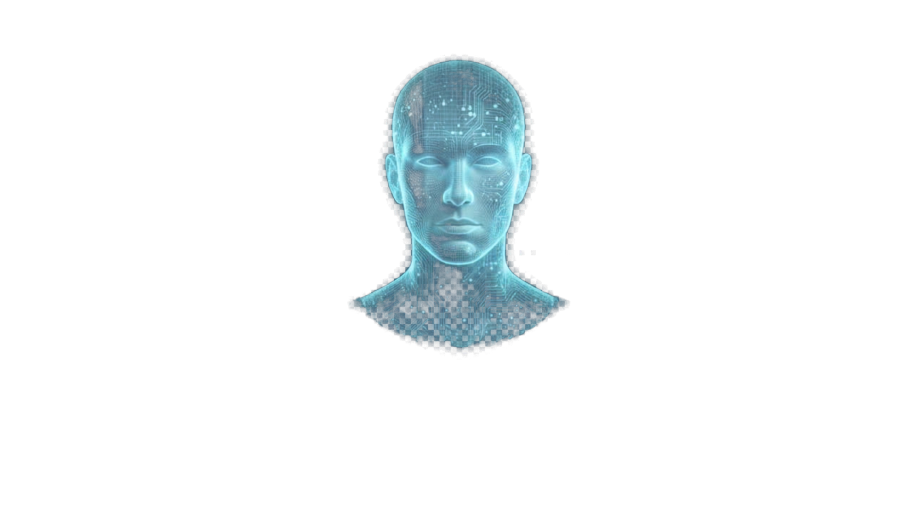
#> input picture viewer/assets/jarvis-hologram.png, 2752 x 1536 px (shown at 1/3 size)
$ python build-hologram-lights.py
#> lines starting #> are read from the running program, lines starting #| are printed output that depends on the picture
#!/usr/bin/env python3
"""Génère les calques lumineux (yeux, bouche) alignés sur jarvis-hologram.png.

Les trois images partagent le même cadre 1376×768 (exporté en 2×) : affichées avec
le même `object-fit: cover`, elles restent alignées quel que soit l'écran.

Prérequis (hors exécution de l'application) : Pillow et numpy.
    python3 tools/build-hologram-lights.py
"""
from __future__ import annotations

from pathlib import Path

import numpy as np
from PIL import Image

ROOT = Path(__file__).resolve().parent.parent
ASSETS = ROOT / "viewer" / "assets"
FRAME = (1376, 768)
SCALE = 2  # le portrait est exporté en 2×
LIGHT_SCALE = 1  # les halos sont doux : 1× suffit et économise la mémoire GPU


def gaussian_layer(width: int, height: int, blobs: list[tuple[float, float, float, float, float]]) -> np.ndarray:
    """Somme de taches gaussiennes (x, y, sigma_x, sigma_y, intensité) en 0..1."""
    yy, xx = np.mgrid[0:height, 0:width].astype(np.float32)
    field = np.zeros((height, width), dtype=np.float32)
    for x, y, sigma_x, sigma_y, strength in blobs:
        field += strength * np.exp(
            -0.5 * (((xx - x) / sigma_x) ** 2 + ((yy - y) / sigma_y) ** 2)
        )
    return np.clip(field, 0.0, 1.0)


def tint(mask: np.ndarray, colour: tuple[int, int, int]) -> Image.Image:
    height, width = mask.shape
    rgb = np.zeros((height, width, 3), dtype=np.uint8)
    rgb[:, :, 0], rgb[:, :, 1], rgb[:, :, 2] = colour
    alpha = mask * 255.0
    return Image.fromarray(np.dstack([rgb, alpha.astype(np.uint8)]), "RGBA")


def main() -> None:
    hologram = Image.open(ASSETS / "jarvis-hologram.png").convert("RGBA")
#> hologram is the input picture: PIL image 2752x1536 RGBA; mean R, G, B, A 5.8, 10.8, 12.4, 15.2
    if hologram.size != (FRAME[0] * SCALE, FRAME[1] * SCALE):
        raise SystemExit(f"jarvis-hologram.png doit mesurer {FRAME[0] * SCALE}×{FRAME[1] * SCALE}")
    width, height = FRAME[0] * LIGHT_SCALE, FRAME[1] * LIGHT_SCALE
    silhouette = np.asarray(
        hologram.getchannel("A").resize((width, height), Image.Resampling.LANCZOS),
        dtype=np.float32,
    ) / 255.0
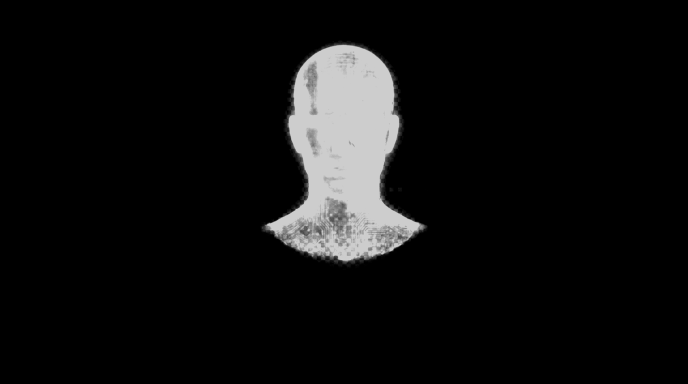
#> silhouette: shape (768, 1376) float32 (shown at 1/2 size); min 0, max 0.831, mean 0.0594

    def px(value: float) -> float:
        return value * LIGHT_SCALE

    # Repères relevés sur le portrait : yeux à 47,1 % / 53,05 % de largeur, bouche à 50 %.
    eye_y = px(239)
    blobs_eyes = []
    for eye_x in (px(648), px(730)):
        blobs_eyes.extend([
            (eye_x, eye_y, px(21), px(6.5), 1.0),
            (eye_x, eye_y, px(12), px(3.4), .55),
        ])
    eyes = tint(gaussian_layer(width, height, blobs_eyes), (214, 250, 255))

    mouth_x, mouth_y = px(689), px(330)
    blobs_voice = [
        (mouth_x, mouth_y, px(30), px(9), .85),
        (mouth_x, mouth_y + px(26), px(40), px(20), .5),
        (mouth_x, mouth_y + px(74), px(52), px(34), .28),
    ]
    voice = tint(gaussian_layer(width, height, blobs_voice), (150, 240, 255))
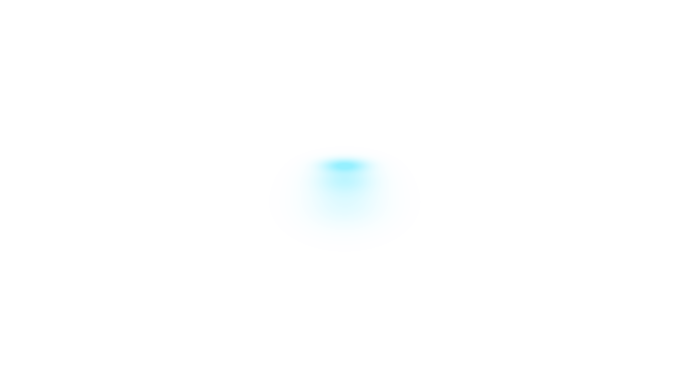
#> voice: PIL image 1376x768 RGBA (shown at 1/2 size); mean R, G, B, A 150, 240, 255, 1.7; transparent parts drawn white

    for image, name in ((eyes, "jarvis-eyes-glow.png"), (voice, "jarvis-voice-glow.png")):
        data = np.asarray(image, dtype=np.float32)
        data[:, :, 3] *= silhouette  # la lumière ne déborde jamais de la silhouette
        merged = Image.fromarray(data.astype(np.uint8), "RGBA")
        destination = ASSETS / name
        merged.save(destination, optimize=True)
        print(f"{name}: {destination.stat().st_size:,} octets · bbox {merged.getchannel('A').getbbox()}")
#> this loop made 2 passes
#> name on passes 1 to 2: 'jarvis-eyes-glow.png', 'jarvis-voice-glow.png'
#| jarvis-eyes-glow.png: 9,486 octets · bbox (583, 219, 796, 260)
#| jarvis-voice-glow.png: 22,278 octets · bbox (560, 296, 818, 495)


if __name__ == "__main__":
    main()
